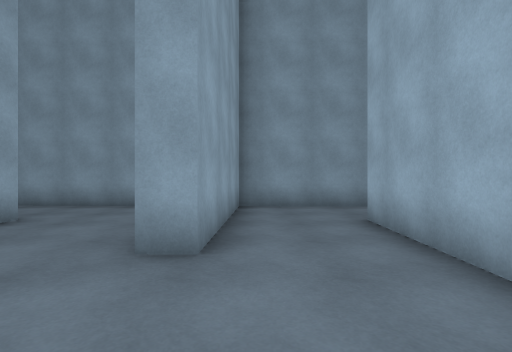
view 1 (above)

22 first-person views from a walk through a 3-D level made in the Unity game engine. The camera is 1.2 m above the floor, looks level and sees 80° across. The floor is counted in squares, 1.54 m on a side. Each view is taken from the middle of a square. On the plan, view 1 faces up. The plan holds only what a view shows up to about 11 squares ahead; the rest is blank. The place goes on beyond the plan. The player is left out. Some animated figures are left out.

view 2
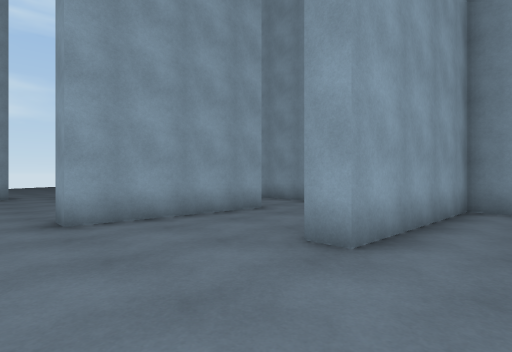

view 3
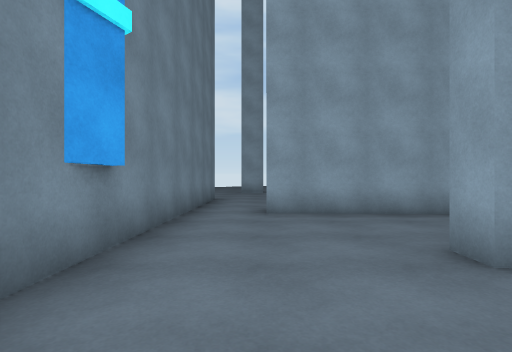

view 4
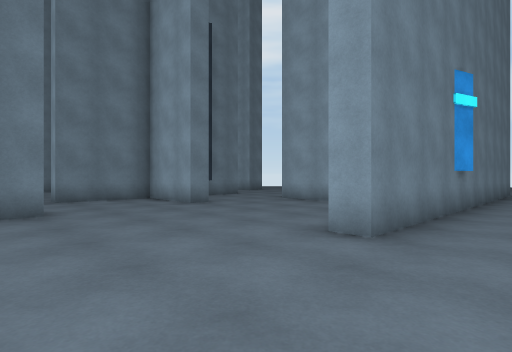

view 5
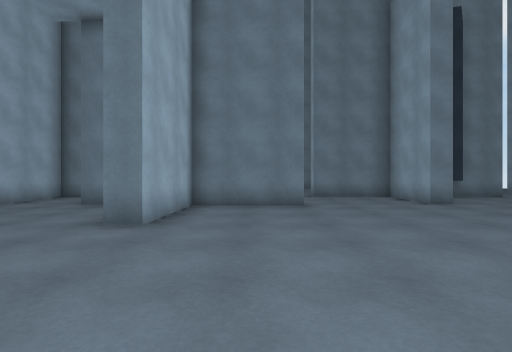

view 6
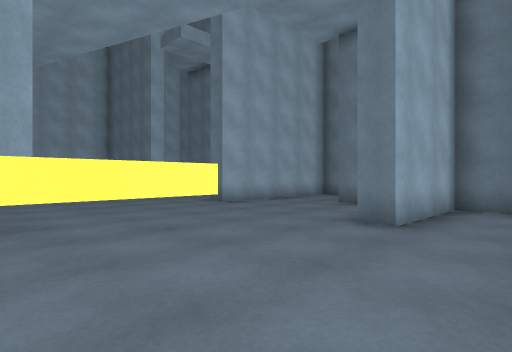

view 7
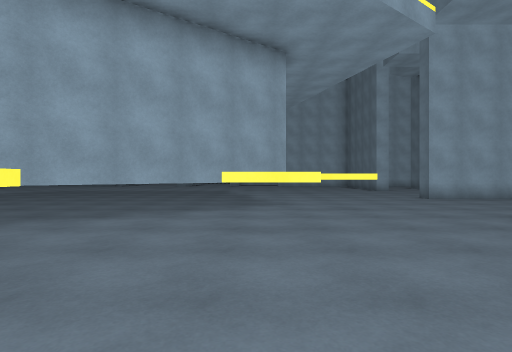

view 8
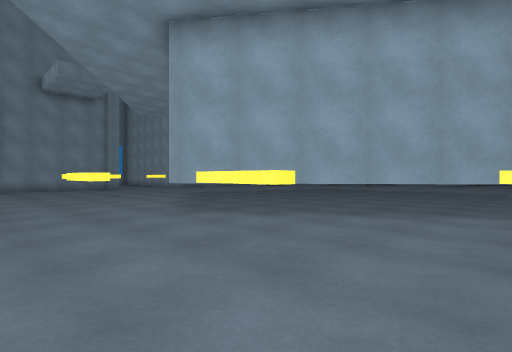

view 9
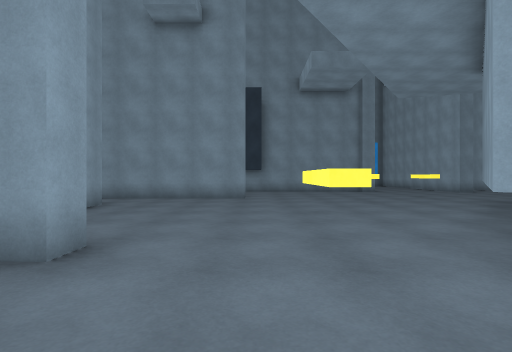

view 10
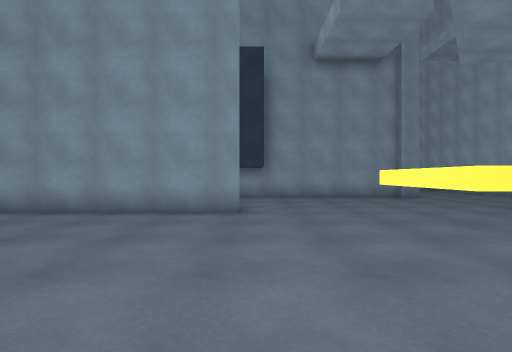

view 11
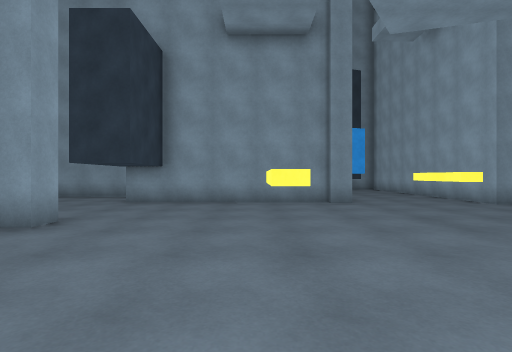

view 12
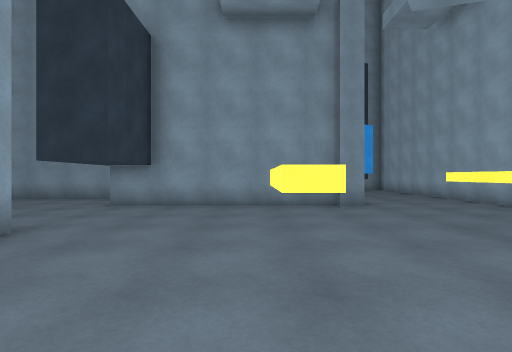

view 13
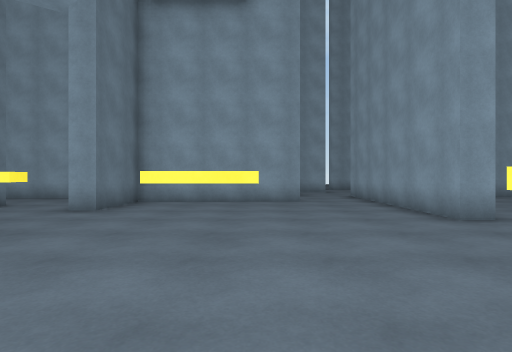

view 14
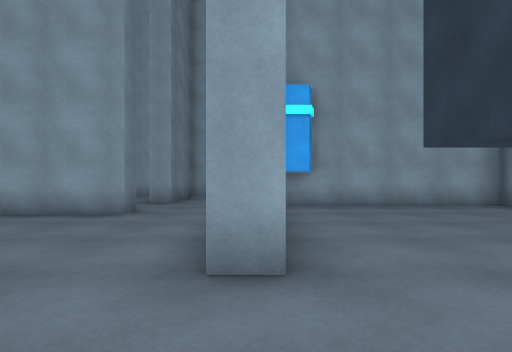

view 15
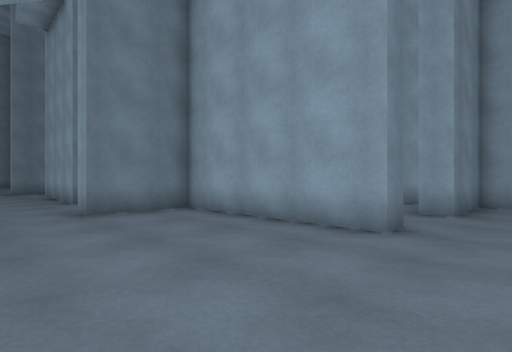

view 16
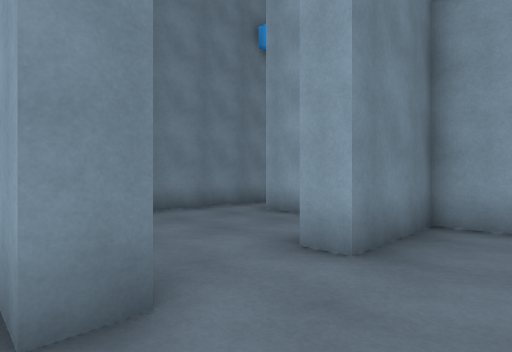

view 17
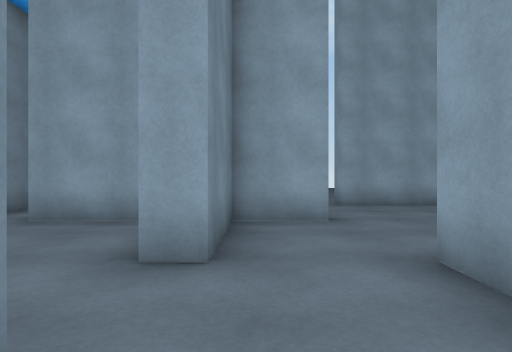

view 18
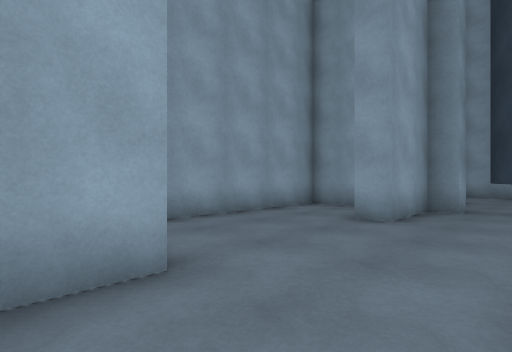

view 19
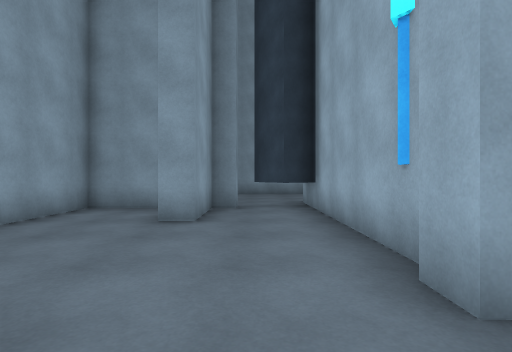

view 20
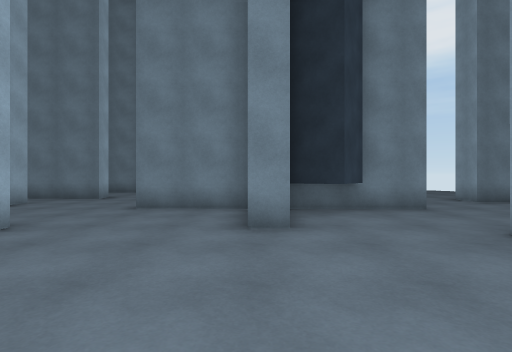

view 21
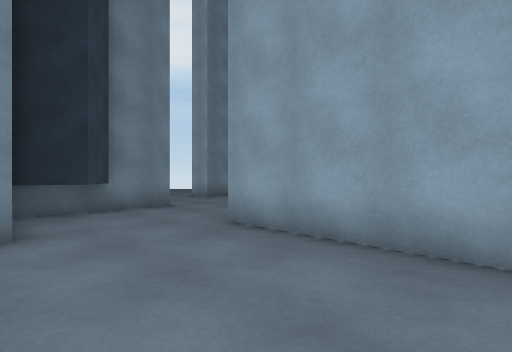

view 22
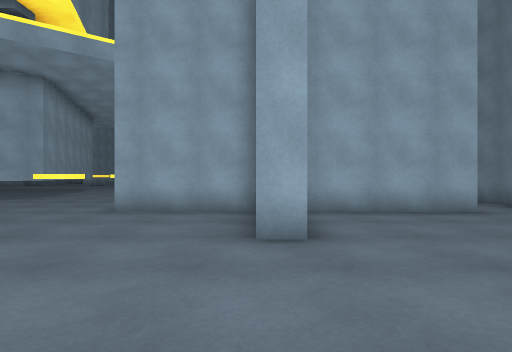

### Floor plan
Ten units are one square. View 1 is at (0, 0); x grows to the right and y downward. Boxes are objects, and circles mark ways between rooms. Rooms are numbered by the first view taken in them; rooms with no view inside come last. Other rooms are left out.
<svg viewBox="-82 -230 237 365">
<path fill="none" stroke="#000" d="M-6 -30 -12 -30M-13 4 -5 6M19 -21 19 -35M-42 -55 -42 -12 -50 -12M-65 4 15 7M66 -40 60 -40 60 -54M81 -10 81 -25M60 -73 56 -73 56 -86M24 -43 24 -29M20 -54 25 -54 24 -44M110 9 110 -6M130 -14 123 -12 73 -80 104 -123M15 7 32 7 32 14M62 -106 62 -120M66 -120 66 -106M-13 23 -14 61M57 68 57 60 87 61 88 28 95 29M110 61 117 62M81 -135 81 -149M14 65 21 65 20 92 49 93 48 100M8 -133 8 -85 31 -84 31 -78 15 -78M110 -154 110 -169M46 -163 46 -156 4 -157M86 108 87 71M141 90 143 38 149 38M-5 90 3 80 14 84M-21 91 13 92M73 130 74 124 111 125M52 -200 52 -177 39 -177M109 -198 101 -198M102 -200 41 -200M150 -193 146 -193 147 -225M-43 -154 -43 -136 -17 -136M-16 -166 -16 -224M-41 -214 -41 -193 -47 -193M4 -157 -18 -157 -18 -164M-54 -214 -71 -214 -71 -162 -77 -162M-16 -213 -23 -210 -31 -220M1 -133 8 -133M-43 -122 -43 -100M-17 -136 -18 -129M-63 -86 -21 -85M15 -78 -4 -79 -6 -30M19 -35 20 -54"/>
<circle cx="20" cy="-5" r="3" fill="#2a7"/>
<circle cx="5" cy="-45" r="3" fill="#2a7"/>
<circle cx="10" cy="-145" r="3" fill="#2a7"/>
<circle cx="20" cy="-65" r="3" fill="#2a7"/>
<circle cx="-5" cy="-130" r="3" fill="#2a7"/>
<text x="-20" y="-20">1</text>
<text x="70" y="-30">2</text>
<text x="-40" y="-170">3</text>
<text x="-20" y="-110">4</text>
<text x="0" y="-60">5</text>
</svg>
Room 1 opens to room 2. Room 1 opens to room 5. Room 2 opens to room 3. Room 2 opens to room 5. Room 3 opens to room 4.

Where each view was taken, in squares from view 1:
view 1: 0 up, 0 right, facing up
view 2: 0 up, 1 right, facing up-left
view 3: 1 up, 2 right, facing left
view 4: 1 up, 7 right, facing down-left
view 5: 2 up, 7 right, facing down
view 6: 2 up, 7 right, facing down-right
view 7: 2 up, 4 right, facing right
view 8: 2 up, 4 right, facing up-right
view 9: 5 up, 5 right, facing up
view 10: 9 up, 5 right, facing up
view 11: 11 up, 8 right, facing up
view 12: 12 up, 8 right, facing up
view 13: 12 up, 10 right, facing left
view 14: 16 up, 7 right, facing left
view 15: 15 up, 5 right, facing down-left
view 16: 15 up, 1 right, facing down-left
view 17: 14 up, 1 right, facing left
view 18: 14 up, 2 left, facing up-left
view 19: 14 up, 3 left, facing up
view 20: 2 down, 2 right, facing down
view 21: 2 down, 2 right, facing down-left
view 22: 6 down, 2 right, facing right
